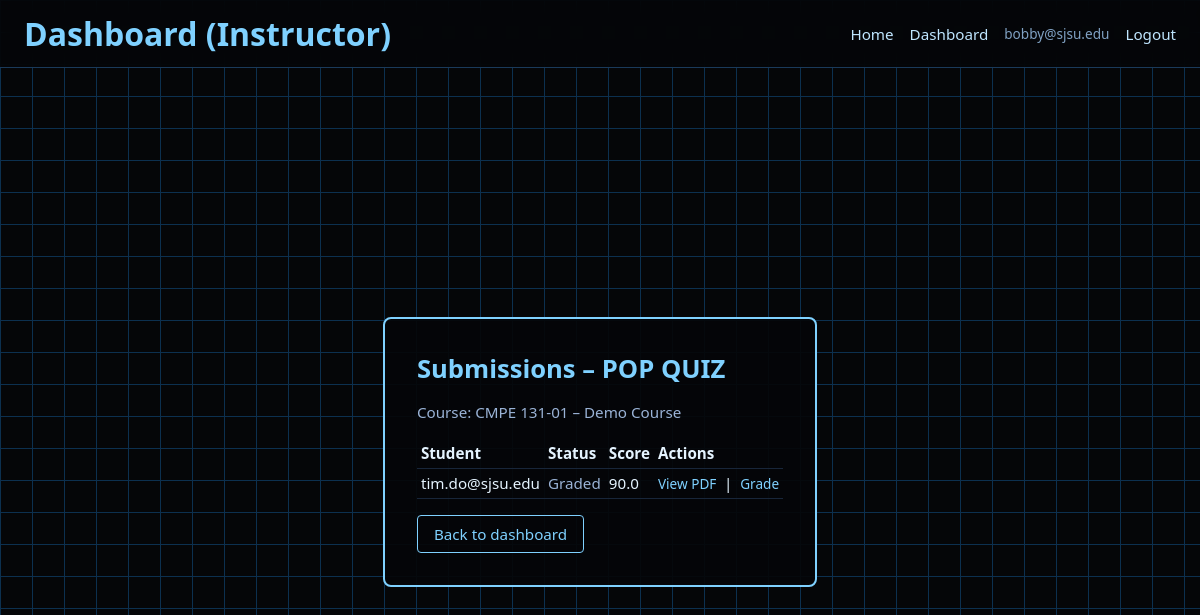
The page /assignments/1/submissions (signed in) on the database its author committed.
### app/models.py (models this page shows, shortened)
class User(db.Model, UserMixin):
    id = db.Column(db.Integer, primary_key=True)
    email = db.Column(db.String(255), unique=True, nullable=False)
    password_hash = db.Column(db.String(255), nullable=False)
    role = db.Column(db.String(32), nullable=False, default="student")  # "student" or "instructor"
    enrollments = db.relationship("Enrollment", back_populates="user", cascade="all, delete-orphan")
    submissions = db.relationship("Submission", back_populates="student", cascade="all, delete-orphan")

class Assignment(db.Model):
    id = db.Column(db.Integer, primary_key=True)
    course_id = db.Column(db.Integer, db.ForeignKey("course.id"), nullable=False)
    title = db.Column(db.String(255), nullable=False)
    description = db.Column(db.Text, nullable=True)
    due_date = db.Column(db.DateTime, nullable=True)
    created_at = db.Column(db.DateTime, default=datetime.utcnow)
    prompt_file_path = db.Column(db.String(512), nullable=True)
    course = db.relationship("Course", back_populates="assignments")
    submissions = db.relationship("Submission", back_populates="assignment", cascade="all, delete-orphan")
    rubric_items = db.relationship("RubricItem", back_populates="assignment", cascade="all, delete-orphan")

class Course(db.Model):
    id = db.Column(db.Integer, primary_key=True)
    code = db.Column(db.String(64), nullable=False)
    title = db.Column(db.String(255), nullable=True)
    enrollments = db.relationship("Enrollment", back_populates="course", cascade="all, delete-orphan")
    assignments = db.relationship("Assignment", back_populates="course", cascade="all, delete-orphan")

class Submission(db.Model):
    id = db.Column(db.Integer, primary_key=True)
    assignment_id = db.Column(db.Integer, db.ForeignKey("assignment.id"), nullable=False)
    student_id = db.Column(db.Integer, db.ForeignKey("user.id"), nullable=False)
    created_at = db.Column(db.DateTime, default=datetime.utcnow)
    submitted_at = db.Column(db.DateTime, nullable=True)
    graded_at = db.Column(db.DateTime, nullable=True)
    total_score = db.Column(db.Float, nullable=True)
    general_comment = db.Column(db.Text, nullable=True)
    file_path = db.Column(db.String(512), nullable=True)
    student_file_path = db.Column(db.String(512), nullable=True)
    graded_file_path = db.Column(db.String(512), nullable=True)
    assignment = db.relationship("Assignment", back_populates="submissions")
    student = db.relationship("User", back_populates="submissions")
    rubric_scores = db.relationship("SubmissionRubricScore", back_populates="submission", cascade="all, delete-orphan")

### app/main/routes.py (the view)
@main_bp.route("/assignments/<int:assignment_id>/submissions")
@login_required
def list_submissions(assignment_id):
    if current_user.role != "instructor":
        abort(403)
    assignment = Assignment.query.get_or_404(assignment_id)
    submissions = (
        Submission.query.filter_by(assignment_id=assignment.id)
        .order_by(Submission.submitted_at.desc().nullslast())
        .all()
    )
    return render_template(
        "main/submissions_list.html",
        assignment=assignment,
        submissions=submissions,
    )

### app/__init__.py (called while the page is built)
@login_manager.user_loader
def load_user(user_id: str):
    try:
        from .models import User
        return User.query.get(int(user_id))
    except Exception:
        return None

### app/templates/main/submissions_list.html (shortened to what this page needs)
{% extends "base.html" %}
{% block header_title %}
  Dashboard (Instructor)
{% endblock %}
{% block content %}
<div class="center-wrapper">
  <div class="auth-card" style="max-width: 720px;">
    <h1 class="page-title">Submissions – {{ assignment.title }}</h1>
    <p class="muted" style="margin-bottom: 1rem;">
      Course: {{ assignment.course.code }}{% if assignment.course.title %} – {{ assignment.course.title }}{% endif %}
    </p>
    {% if not submissions %}
      <p class="muted">
        No submissions yet for this assignment.
      </p>
    {% else %}
      <table style="width:100%; border-collapse:collapse; font-size:0.95rem;">
        <thead>
          <tr style="border-bottom:1px solid #18263a;">
            <th style="text-align:left; padding:0.3rem 0.25rem;">Student</th>
            <th style="text-align:left; padding:0.3rem 0.25rem;">Status</th>
            <th style="text-align:left; padding:0.3rem 0.25rem;">Score</th>
            <th style="text-align:left; padding:0.3rem 0.25rem;">Actions</th>
          </tr>
        </thead>
        <tbody>
          {% for sub in submissions %}
            <tr style="border-bottom:1px solid #18263a;">
              <td style="padding:0.3rem 0.25rem;">
                {{ sub.student.email }}
              </td>
              <td style="padding:0.3rem 0.25rem;">
                {% if not sub.student_file_path %}
                  <span class="muted">No file uploaded</span>
                {% elif sub.total_score is none %}
                  <span class="muted">Submitted</span>
                {% else %}
                  <span class="muted">Graded</span>
                {% endif %}
              </td>
              <td style="padding:0.3rem 0.25rem;">
                {% if sub.total_score is not none %}
                  {{ sub.total_score }}
                {% else %}
                  <span class="muted">—</span>
                {% endif %}
              </td>
              <td style="padding:0.3rem 0.25rem;">
                {% if sub.student_file_path %}
                  <a
                    href="{{ url_for('main.uploaded_file', filename=sub.student_file_path) }}"
                    class="small-link"
                    target="_blank"
                  >
                    View PDF
                  </a>
                  &nbsp;|&nbsp;
                {% endif %}
                <a
                  href="{{ url_for('main.grade_submission', assignment_id=assignment.id, submission_id=sub.id) }}"
                  class="small-link"
                >
                  Grade
                </a>
              </td>
            </tr>
          {% endfor %}
        </tbody>
      </table>
    {% endif %}
    <div class="button-row" style="margin-top:1rem;">
      <a href="{{ url_for('main.dashboard', course_id=assignment.course_id) }}" class="btn btn-outline">
        Back to dashboard
      </a>
    </div>
  </div>
</div>
{% endblock %}

### app/templates/base.html (shortened to what this page needs)
<!doctype html>
<html lang="en">
<head>
  <link rel="stylesheet" href="{{ url_for('static', filename='styles.css') }}">
</head>
<body class="grid-bg">
  <header class="app-header">
    <div class="app-title">
      {% block header_title %}Scanva{% endblock %}
    </div>
    <nav class="nav">
      <a href="{{ url_for('main.index') }}">Home</a>
      {% if current_user.is_authenticated %}
        <a href="{{ url_for('main.dashboard') }}">Dashboard</a>
        <span class="nav-user">{{ current_user.email }}</span>
        <a href="{{ url_for('auth.logout') }}">Logout</a>
      {% else %}
        <a href="{{ url_for('auth.login') }}">Login</a>
        <a href="{{ url_for('auth.register') }}">Create account</a>
      {% endif %}
    </nav>
  </header>
  <main class="main-container">
    {% block content %}{% endblock %}
  </main>
</body>
</html>

### app/static/styles.css (style rules this page uses)
body { margin: 0; font-family: system-ui, -apple-system, BlinkMacSystemFont, "Segoe UI", sans-serif; }
.grid-bg { min-height: 100vh; background-color: #050608; background-image: linear-gradient(#0c304f 1px, transparent 1px), linear-gradient(90deg, #0c304f 1px, transparent 1px); background-size: 32px 32px; color: #e5f4ff; }
.app-header { display: flex; align-items: center; justify-content: space-between; padding: 0.75rem 1.5rem; border-bottom: 1px solid #1a3a5a; background: rgba(5, 6, 8, 0.9); backdrop-filter: blur(8px); }
.app-title { font-size: 2rem; font-weight: 600; color: #7fd1ff; }
.nav { display: flex; gap: 1rem; align-items: center; }
.nav a { text-decoration: none; color: #bfe6ff; font-size: 0.95rem; }
.nav-user { font-size: 0.85rem; color: #80a2c4; }
.main-container { padding: 1.5rem; }
.center-wrapper { display: flex; align-items: center; justify-content: center; min-height: calc(100vh - 80px); }
.auth-card, .home-card { min-width: 320px; max-width: 480px; border: 2px solid #7fd1ff; border-radius: 8px; padding: 2rem; background: rgba(5, 6, 8, 0.92); }
.page-title { margin-top: 0; margin-bottom: 1rem; font-size: 1.6rem; color: #7fd1ff; }
.muted { color: #9ab3d6; font-size: 0.95rem; }
.button-row { display: flex; gap: 0.75rem; }
.btn { border-radius: 4px; padding: 0.5rem 1rem; border: 1px solid #7fd1ff; font-size: 0.95rem; cursor: pointer; text-decoration: none; text-align: center; }
.btn-outline { background: transparent; color: #7fd1ff; }
.small-link { font-size: 0.85rem; color: #7fd1ff; text-decoration: none; }

### rows shown on the page
User: email "bobby@sjsu.edu"
Assignment: title "POP QUIZ"
Course: course.code "CMPE 131-01", course "Demo Course"
Submission: student.email "tim.do@sjsu.edu", shows "Graded", total_score "90.0"
